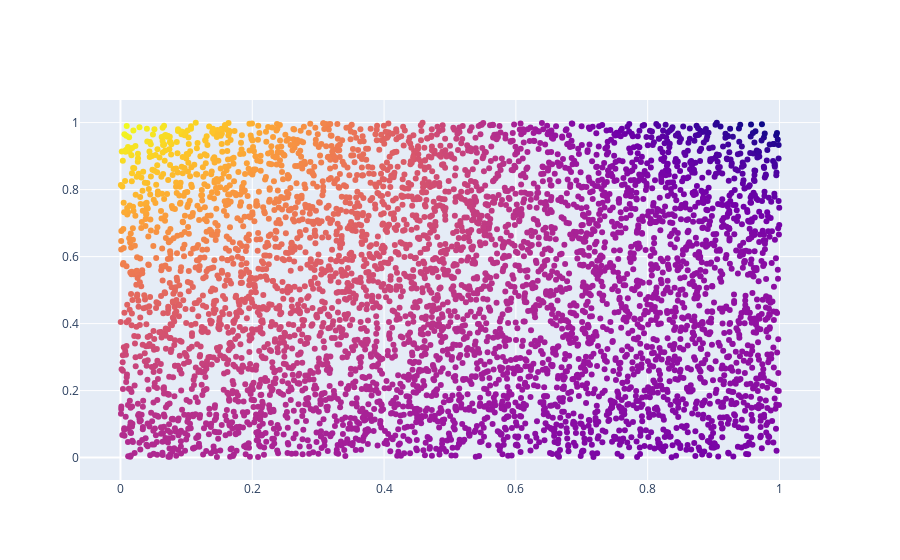

This figure's notebook cell:
### Code cell
go.Figure(go.Scatter(x=sample_points[:,0],y=sample_points[:,1],marker=dict(color=sample_weights),mode='markers'))

### Figure 1 — Plotly figure (JSON) as saved in the notebook; plotly's stock layout.template omitted (floating-point values rounded to 4 significant figures; data arrays with more than 128 entries replaced by an {"elided": "..."} marker saying what was removed)
{"data": [{"marker": {"color": {"elided": "5000 float values"}}, "mode": "markers", "type": "scatter", "x": {"elided": "5000 float values"}, "y": {"elided": "5000 float values"}}], "layout": {}}
